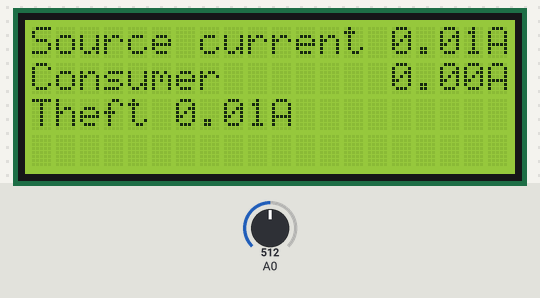
Simulated run of this sketch. Board: Arduino Uno, built with avr-gcc and run on an emulated ATmega328P. Parts: 20×4 character LCD. The test bench sets the inputs (shaded band); at power-on: A0 = 512. No radio packets arrive unless stated; what the sketch prints to the serial monitor is not drawn.

Above: at 1.3 s.
1.4 s: A0 set to 1005
At 1.9 s:
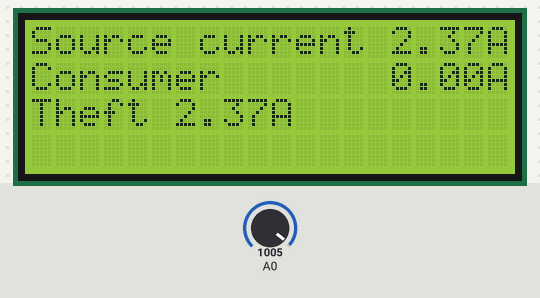
2.9 s: A0 set to 1022
At 3.2 s:
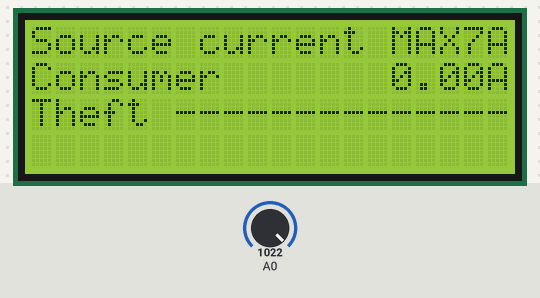
Timing chart, 0 to 5.9 s (numbered marks = the images above; inputs shaded):
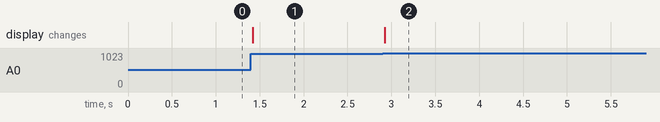

The sketch:

Master.ino
```cpp
#include <Wire.h>
#include <LiquidCrystal_I2C.h>
LiquidCrystal_I2C lcd(0x3F,20,4);
#include<RH_ASK.h>//for RX module
#include<SPI.h>
RH_ASK driver;
float source_current=0;
float previous_source_current = 0;
void setup()
{
  lcd.init();
  lcd.init();
  lcd.backlight();
  lcd.clear();
  lcd.setCursor(0,0);
  lcd.print("Source current ");
  lcd.setCursor(0,1);
  lcd.print("Consumer ");
  lcd.setCursor(0,2);
  lcd.print("Theft = ");

  driver.init();
  Serial.begin(9600);
}
void loop()
{
  uint8_t buf[12];
  uint8_t buflen = sizeof(buf);
  if(driver.recv(buf, &buflen))
  {
    float source_current = 0;
    unsigned long tm = millis ();
  }
  unsigned long tm = millis();
  while(millis()-tm<50){
    float sc = (float(analogRead(A0)*5)/1024.0-2.4911)/(0.098*7.346)/sqrt(2);
    if(sc>source_current){
      source_current = sc;
      if((source_current-previous_source_current >0? source_current-previous_source_current:previous_source_current-source_current))
      lcd.setCursor(15,0);
      if(source_current<2.45){
        lcd.print(source_current);
        lcd.setCursor(19,0);
        lcd.print("A");
      }
      else{
        lcd.print("MAX")
        ;}
        String recieved = (char*)buf;
         float consumer_current = recieved.toFloat();
        lcd.setCursor(15,1);
        if(consumer_current<2.45)
        {
          lcd.print(consumer_current);
          lcd.setCursor(19,1);
          lcd.print("A");
      }
      else{
        lcd.print("MAX");
      }
      lcd.setCursor(6,2);
      if(source_current <2.45 && consumer_current<2.45)
      {
        if(((source_current-consumer_current)>=0?(source_current-consumer_current):(consumer_current-source_current))<source_current*0.05)
        {
          lcd.print("none");
        }else{
          lcd.print(source_current-consumer_current);
          lcd.print("A");
          Serial.print("Theft = ");
          Serial.print(source_current-consumer_current);
          Serial.println("A");
        }
      }
      else{
        lcd.print("--------------"); //if measured current exceed wcs2702 current limit impossible to find power theft
      }
    }
    else{
      previous_source_current=source_current;
    }
  }
}
```

Measured:
- the behaviour switches between 1021 and 1022 on A0 (found by bisection; images 1 and 2)
- after the input at 1.4 s, the display: changes at once (image 1)
- after the input at 2.9 s, the display: changes at once (image 2)
